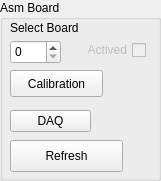
     <widget class="QGroupBox" name="groupBox_15">
      <property name="geometry">
       <rect>
        <x>800</x>
        <y>0</y>
        <width>161</width>
        <height>181</height>
       </rect>
      </property>
      <property name="title">
       <string>Asm Board</string>
      </property>
      <widget class="QSpinBox" name="spinBox_AsmTab_Sel">
       <property name="geometry">
        <rect>
         <x>10</x>
         <y>40</y>
         <width>51</width>
         <height>24</height>
        </rect>
       </property>
       <property name="layoutDirection">
        <enum>Qt::LeftToRight</enum>
       </property>
       <property name="maximum">
        <number>11</number>
       </property>
      </widget>
      <widget class="QCheckBox" name="checkBox_AsmTab_Actived">
       <property name="enabled">
        <bool>false</bool>
       </property>
       <property name="geometry">
        <rect>
         <x>60</x>
         <y>40</y>
         <width>86</width>
         <height>20</height>
        </rect>
       </property>
       <property name="layoutDirection">
        <enum>Qt::RightToLeft</enum>
       </property>
       <property name="text">
        <string>Actived</string>
       </property>
      </widget>
      <widget class="QLabel" name="label_82">
       <property name="geometry">
        <rect>
         <x>10</x>
         <y>20</y>
         <width>91</width>
         <height>16</height>
        </rect>
       </property>
       <property name="text">
        <string>Select Board</string>
       </property>
      </widget>
      <widget class="QPushButton" name="SelectCalib">
       <property name="geometry">
        <rect>
         <x>10</x>
         <y>70</y>
         <width>93</width>
         <height>27</height>
        </rect>
       </property>
       <property name="text">
        <string>Calibration</string>
       </property>
      </widget>
      <widget class="QPushButton" name="pushButton_AsmTab_Do">
       <property name="geometry">
        <rect>
         <x>10</x>
         <y>140</y>
         <width>113</width>
         <height>32</height>
        </rect>
       </property>
       <property name="text">
        <string>Refresh</string>
       </property>
      </widget>
      <widget class="QPushButton" name="pushButton">
       <property name="geometry">
        <rect>
         <x>10</x>
         <y>110</y>
         <width>81</width>
         <height>22</height>
        </rect>
       </property>
       <property name="text">
        <string>DAQ</string>
       </property>
      </widget>
     </widget>
